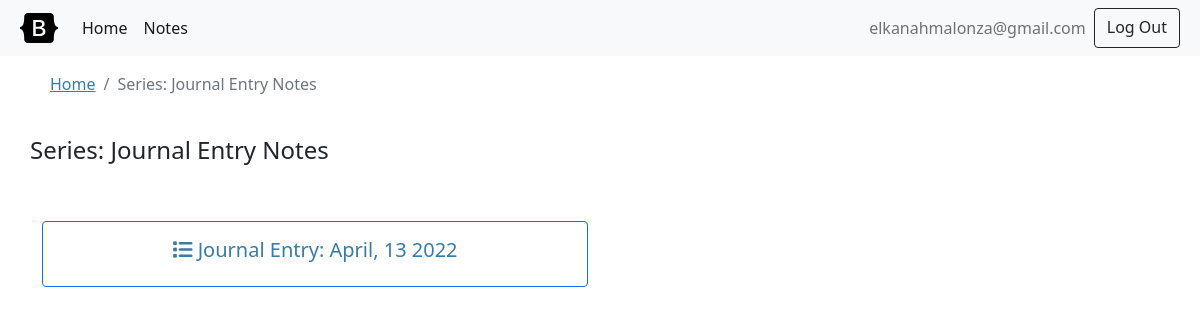
The page /notes/1/series (signed in) on the database its author committed.
### tables this page shows
CREATE TABLE user (
    id INTEGER PRIMARY KEY AUTOINCREMENT,
    username TEXT UNIQUE NOT NULL,
    password TEXT NOT NULL
);

CREATE TABLE journal (
    id INTEGER PRIMARY KEY AUTOINCREMENT,
    user_id INTEGER NOT NULL,
    title TEXT NOT NULL,
    category_id INTEGER NOT NULL,
    series_id INTEGER,
    image TEXT,
    content TEXT NOT NULL,
    created TIMESTAMP NOT NULL DEFAULT CURRENT_TIMESTAMP,
    modified TIMESTAMP DEFAULT CURRENT_TIMESTAMP,
    tags TEXT,
    status TEXT NOT NULL DEFAULT 'DRAFT',
    clicks INTEGER NOT NULL DEFAULT 0,
    FOREIGN KEY (user_id) REFERENCES user (id),
    FOREIGN KEY (category_id) REFERENCES category (id),
    FOREIGN KEY (series_id) REFERENCES series (id)
);

### flaskr/notes.py (the view)
@bp.route('/notes/<int:series_id>/series')
@login_required
def series_notes(series_id):
    series = get_db().execute(
        'SELECT name, user_id FROM series WHERE id = ?',
        (series_id,)
    ).fetchone()
    if series is None:
        abort(404, f"Series doesn't exist.")
    elif series['user_id'] != g.user['id']:
        abort(403)
    else:
        notes = get_db().execute(
            'SELECT n.id, n.user_id, n.title, n.image, n.created, n.status, c.name, n.series_id, n.tags'
            ' FROM journal n JOIN category c ON n.category_id = c.id'
            ' WHERE n.series_id = ?',
            (series_id,)
        ).fetchall()
        status = "Series: {} Notes".format(series['name'])
        return render_template('notes/notes.html', notes=notes, page=status)

### flaskr/auth.py (called while the page is built)
@bp.before_app_request
def load_logged_in_user():
    user_id = session.get('user_id')
    if user_id is None:
        g.user = None
    else:
        g.user = get_db().execute(
            'SELECT * FROM user WHERE id = ?', (user_id,)
        ).fetchone()

def login_required(view):
    @functools.wraps(view)
    def wrapped_view(**kwargs):
        if g.user is None:
            return redirect(url_for('auth.login'))
        return view(**kwargs)
    return wrapped_view

### flaskr/db.py (called while the page is built)
def get_db():
    if 'db' not in g:
        g.db = sqlite3.connect(
            current_app.config['DATABASE'],
            detect_types=sqlite3.PARSE_DECLTYPES
        )
        g.db.row_factory = sqlite3.Row
    return g.db

### flaskr/templates/notes/notes.html
{% extends 'base.html' %}
{% block header %}
    <nav aria-label="breadcrumb">
        <ol class="breadcrumb">
            <li class="breadcrumb-item"><a href="{{ url_for('notes.index') }}">Home</a></li>
            <li class="breadcrumb-item active" aria-current="page">{% block title %} {{page}} {% endblock %}</li>
        </ol>
    </nav>
{% endblock %}
{% block content %}
    <div class="row pt-4 pb-4 h4 text-center">{{page}}</div>
    <div class="row pt-4 pb-2">
    {% for item in notes %}
        <div class="col-sm-12 col-md-6">
            <div class="card border-primary">
                <a class="text-decoration-none" href="{{ url_for('notes.note', id=item.id) }}">
                    <div class="card-body text-center">
                        <h5 class="card-title"><i class="fas fa-list"></i> {{item.title}}</h5>
                    </div>
                </a>
            </div>
        </div>
    {% endfor %}
    </div>
{% endblock %}

### flaskr/templates/base.html (shortened to what this page needs)
<!doctype html>
<html lang="en">
    <head>
        <link href="https://cdn.jsdelivr.net/npm/bootstrap@5.1.3/dist/css/bootstrap.min.css" rel="stylesheet">
        <link rel="stylesheet" href="{{ url_for('static', filename='style.css') }}">
    </head>
    <nav class="navbar navbar-expand-lg navbar-light bg-light">
        <div class="container-fluid">
            <a class="navbar-brand" href="#">
                <img src="{{ url_for('static', filename='bootstrap-logo-white.svg') }}" width="38" height="30" class="d-inline-block align-top" alt="Bootstrap" loading="lazy" style="filter: invert(1) grayscale(100%) brightness(200%);">
            </a>
            <div class="collapse navbar-collapse" id="navbarSupportedContent">
                <ul class="navbar-nav me-auto mb-2 mb-lg-0">
                    <li class="nav-item">
                        <a class="nav-link active" aria-current="page" href="{{ url_for('notes.index') }}">Home</a>
                    </li>
                    <li class="nav-item">
                        <a class="nav-link active" href="{{ url_for('notes.notes') }}">Notes</a>
                    </li>
                </ul>
                <div class="d-flex">
                {% if g.user %}
                    <ul class="navbar-nav me-auto mb-2 mb-lg-0">
                    <li class="nav-item">
                        <a class="nav-link" aria-current="page" href="#">{{ g.user['username'] }}</a>
                    </li>
                    </ul>
                    <a class="btn btn-outline-dark" href="{{ url_for('auth.logout') }}">Log Out</a>
                {% else %}
                    <a class="btn btn-outline-dark" href="{{ url_for('auth.register') }}">Register</a>
                    <a class="btn btn-outline-dark" href="{{ url_for('auth.login') }}">Log In</a>
                {% endif %}
                </div>
            </div>
        </div>
    </nav>
    <content>
        <section class="container">
            <header class="pt-3">
                {% block header %}{% endblock %}
            </header>
            {% block content %}{% endblock %}
        </section>
    </content>
    </html>

### flaskr/static/style.css (style rules this page uses)
html { font-family: sans-serif; }
content { max-width: 960px; margin: 0 auto; background: white; }
a { color: #377ba8; }
nav { display: flex; align-items: center; padding: 0 0.5rem; }
nav ul { display: flex; list-style: none; margin: 0; padding: 0; }
nav ul li a, nav ul li span, header .action { display: block; padding: 0.5rem; }

### rows shown on the page
user: user.username "elkanahmalonza@gmail.com"
journal: title "Journal Entry: April, 13 2022"

### other values the page prints
{{ page }} "Series: Journal Entry Notes"
